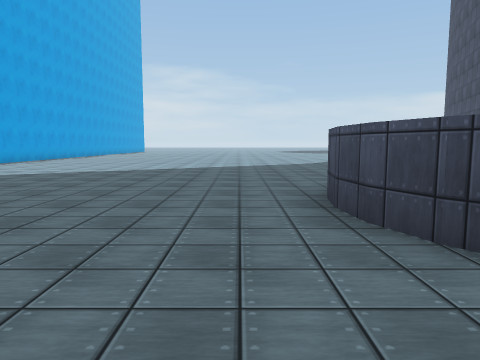
view 1 (above)

23 first-person views from a walk through a Unity game level. The camera is 1.5 m above the floor, tilts 6° down and sees 70° across. The floor is counted in squares, 2 m on a side. Each view is taken from the middle of a square. On the plan, view 1 faces up. The plan holds only what a view shows up to about 11 squares ahead; the rest is blank. The place goes on beyond the plan. Surface patterns are stand-ins for the level's own textures.

view 2
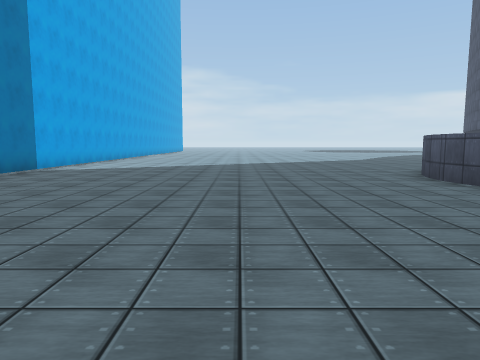

view 3
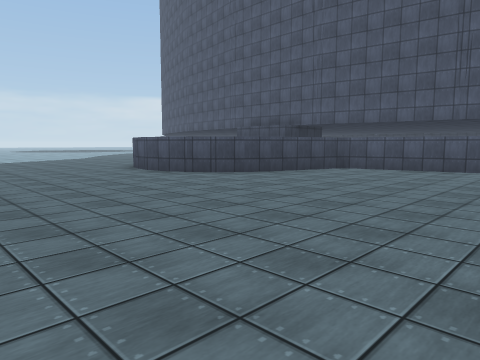

view 4
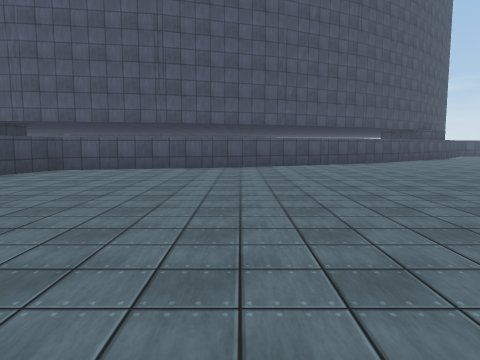

view 5
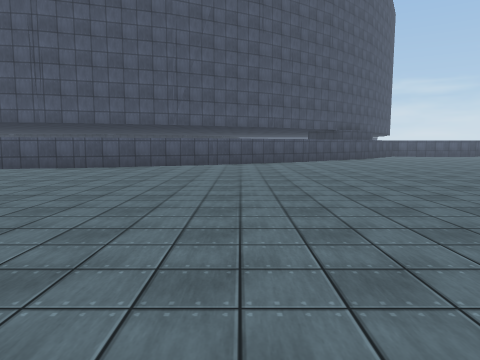

view 6
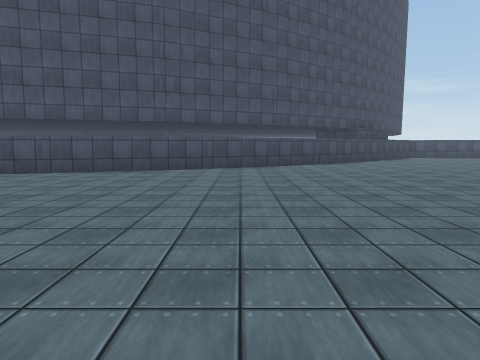

view 7
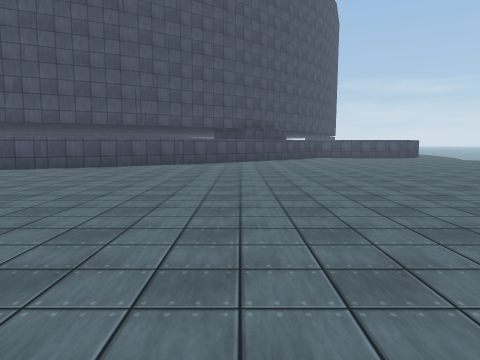

view 8
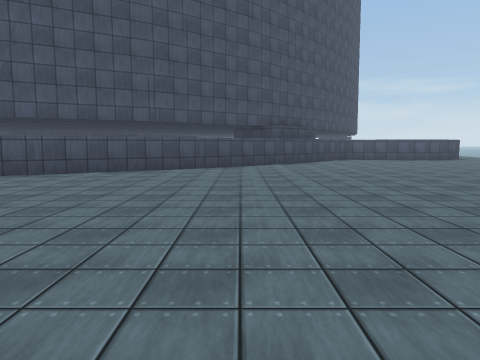

view 9
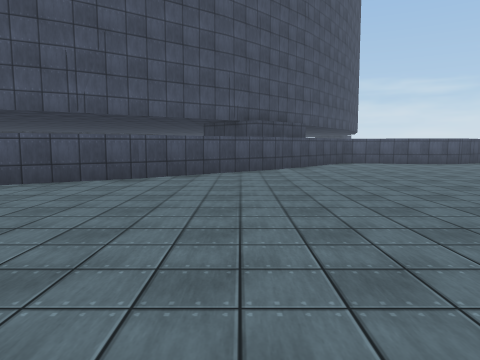

view 10
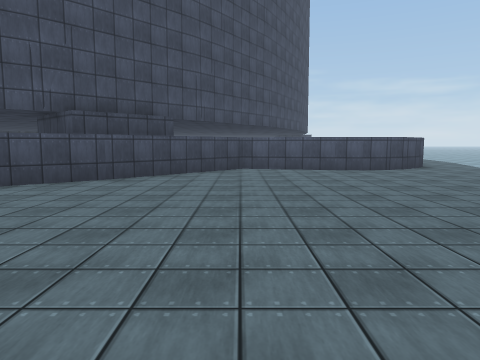

view 11
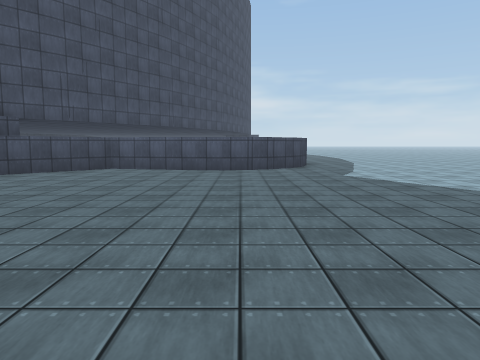

view 12
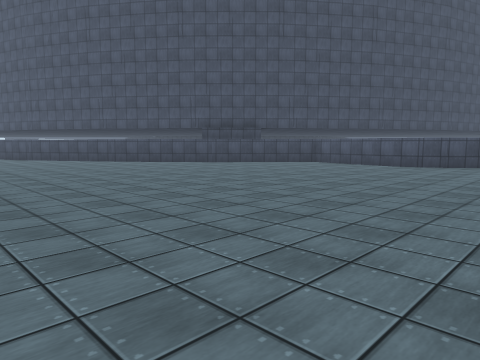

view 13
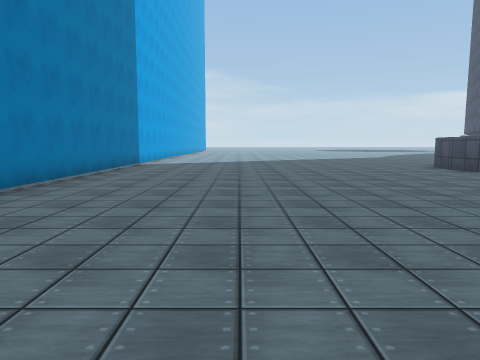

view 14
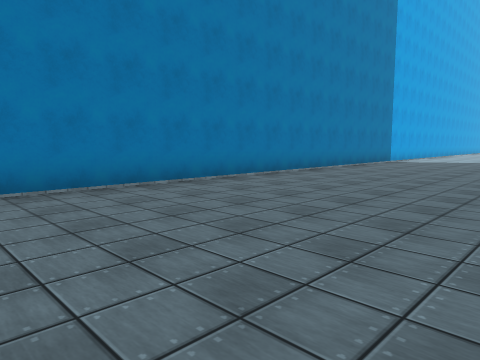

view 15
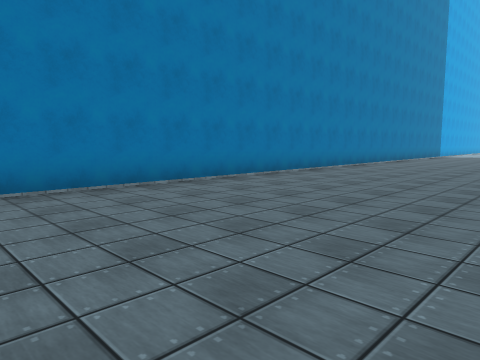

view 16
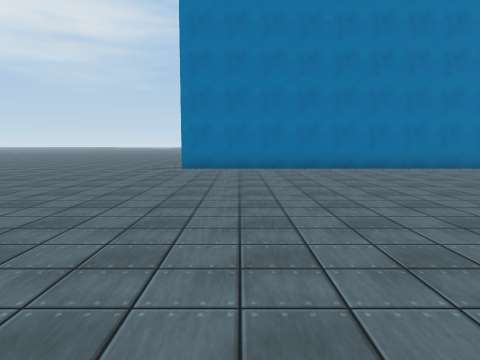

view 17
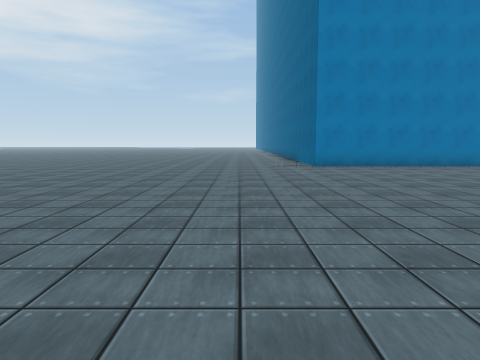

view 18
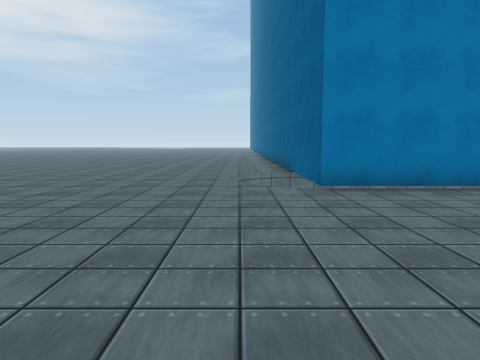

view 19
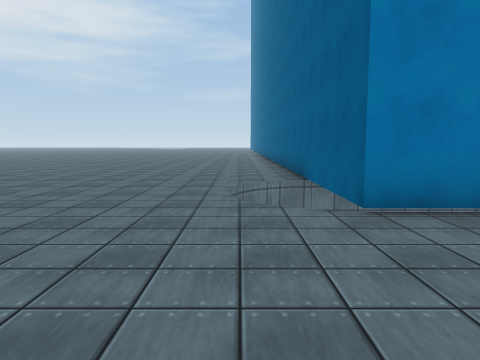

view 20
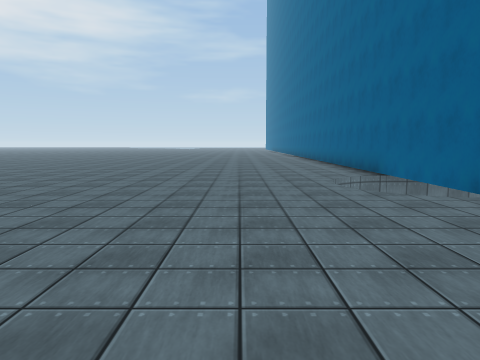

view 21
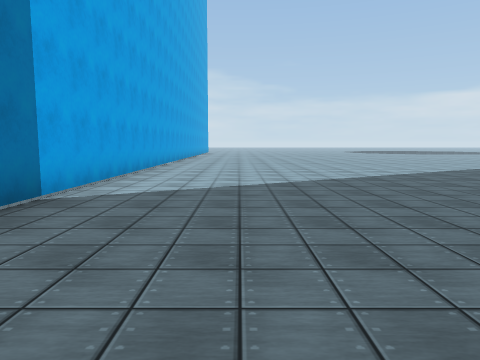

view 22
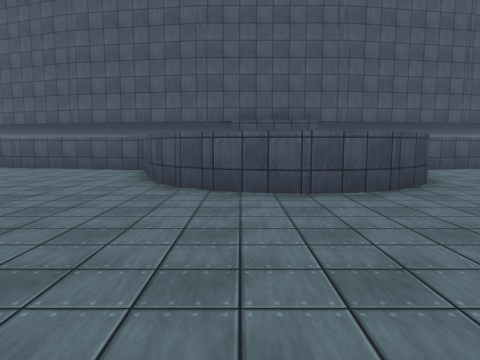

view 23
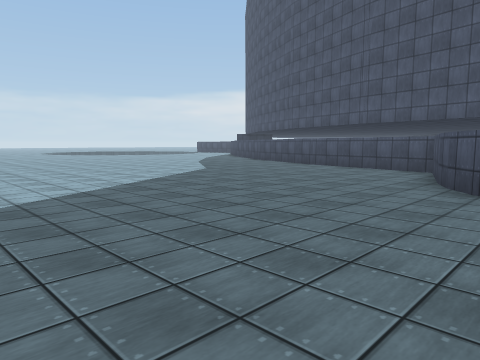

### Floor plan
Points are (right, up) in squares from view 1. A wall is a line through its corners. A room is listed if a view was taken in it or the views show most of it. See-through windows are left out.
Room 1 (views 1, 2, 3, 4, 5, 6, 7, 8, 9, 10, 11, 12, 13, 14, 15, 16, 17, 18, 19, 20, 21, 22, 23)
walls: (8.3, -8.1) (6.7, -4) (5.8, 0.2) (3.3, 1.1) (2.5, 1.4); (10.5, -11.9) (8.3, -8); (2.6, 1.4) (1.9, 1.9); (2, 1.8) (1.5, 2.5) (1.2, 3.3); (-11.5, -18.6) (-14.5, -18.6); (13.2, -15.2) (10.5, -11.8); (1.2, 3.2) (1.1, 4.1); (1.1, 3.9) (1.2, 4.8); (1.2, 4.7) (1.6, 5.6); (1.5, 5.5) (2, 6.2); (1.9, 6.1) (2.6, 6.6); (2.5, 6.6) (3.3, 6.9); (3.2, 6.9) (5.8, 7.7) (6.6, 11.5); (15.8, -20.8) (16.4, -18.1) (13.2, -15.1); (15.9, -22.3) (15.8, -21.5) (15.9, -20.6); (16.2, -23) (15.9, -22.2); (16.7, -23.6) (16.2, -22.9); (17.1, -23.9) (16.6, -23.5); (-8.7, 11.5) (-8.7, -18.6) (-9.5, -18.6)

Where each view was taken, in squares from view 1:
view 1: 0 up, 0 right, facing up
view 2: 3 down, 3 left, facing up
view 3: 5 down, 4 left, facing up-right
view 4: 5 down, 4 left, facing right
view 5: 9 down, 4 left, facing right
view 6: 9 down, 2 left, facing right
view 7: 14 down, 2 left, facing right
view 8: 13 down, 0 right, facing right
view 9: 14 down, 3 right, facing right
view 10: 18 down, 6 right, facing right
view 11: 22 down, 6 right, facing right
view 12: 26 down, 4 right, facing up-right
view 13: 6 down, 5 left, facing up
view 14: 8 down, 3 left, facing up-left
view 15: 15 down, 3 left, facing up-left
view 16: 17 down, 1 right, facing left
view 17: 21 down, 2 right, facing left
view 18: 20 down, 3 left, facing left
view 19: 20 down, 5 left, facing left
view 20: 22 down, 4 left, facing left
view 21: 2 up, 6 left, facing up
view 22: 5 up, 4 left, facing right
view 23: 5 up, 4 left, facing up-right
